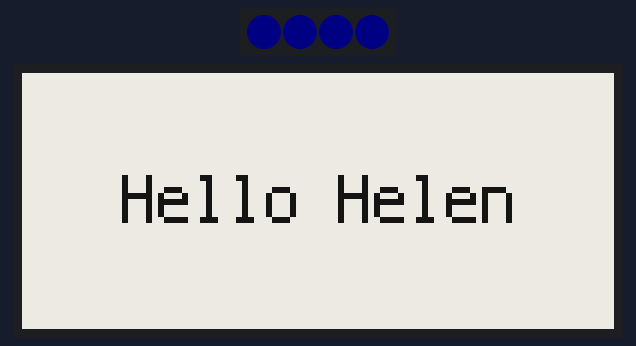
A program run on a simulated Adafruit MagTag running CircuitPython. Parts: 4 RGB LEDs in strip order, left to right, 296×128 one-colour display. Dim RGB values are drawn brighter than linear.

Above: at 2.1 s.

The program:

tinkering.py
```python
# Write your code here :-)
import board
from digitalio import DigitalInOut, Direction

import time
import terminalio
from adafruit_magtag.magtag import MagTag

magtag = MagTag()
magtag.add_text(
    text_font = terminalio.FONT,
    text_position = (50, (magtag.graphics.display.height // 2) - 1),
    text_scale = 3,
)

magtag.set_text("Hello Helen")

button_colors = ((23, 161, 235))
#button_colors = ((255, 0, 0), (255, 150, 0), (0, 255, 255), (180, 0, 255))
while True:
    magtag.peripherals.neopixel_disable = False
    magtag.peripherals.neopixels.fill(button_colors[0])
    time.sleep(1)

###### Not working pixels

# import neopixel
# pixels = neopixel.NeoPixel(board.NEOPIXEL, 4, brightness=0.4, pixel_order=neopixel.RGB, auto_write=False)
# pixels[0] = (255, 0, 0)
# pixels[1] = (10, 10, 0)
# pixels[2] = (10, 0, 10)
# pixels[3] = (10, 10, 10)
# pixels.show()
# print('lit')


###### Music playing

#import adafruit_rtttl

#spkrenable = DigitalInOut(board.SPEAKER_ENABLE)
#spkrenable.direction = Direction.OUTPUT
#spkrenable.value = True

#adafruit_rtttl.play(board.SPEAKER, "Snowman:d=8,o=5,b=200:2g,4e.,f,4g,2c6,b,c6,4d6,4c6,4b,a,2g.,b,c6,4d6,4c6,4b,a,a,g,4c6,4e.,g,a,4g,4f,4e,4d,2c.,4c,4a,4a,4c6,4c6,4b,4a,4g,4e,4f,4a,4g,4f,2e.,4e,4d,4d,4g,4g,4b,4b,4d6,d6,b,4d6,4c6,4b,4a,4g,4p,2g")
#adafruit_rtttl.play(board.SPEAKER, "Snowman:d=8,o=5,b=200:c,c,d,c,d,e,d,c,d,e,f,e,d,c,d,e,f,g,f,e,d,c,c")


###### Blinky RED Light

#led = digitalio.DigitalInOut(board.D13)
#led.direction = digitalio.Direction.OUTPUT

#while True:
#    led.value = True
#    time.sleep(0.1)
#    led.value = False
#    time.sleep(0.5)
```
